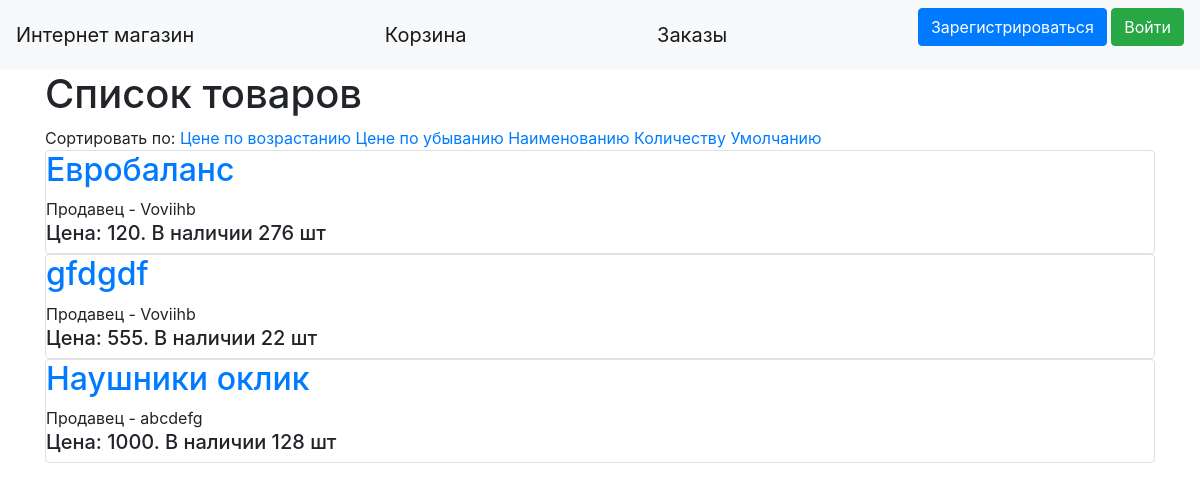
Page /main on the earlier database version.
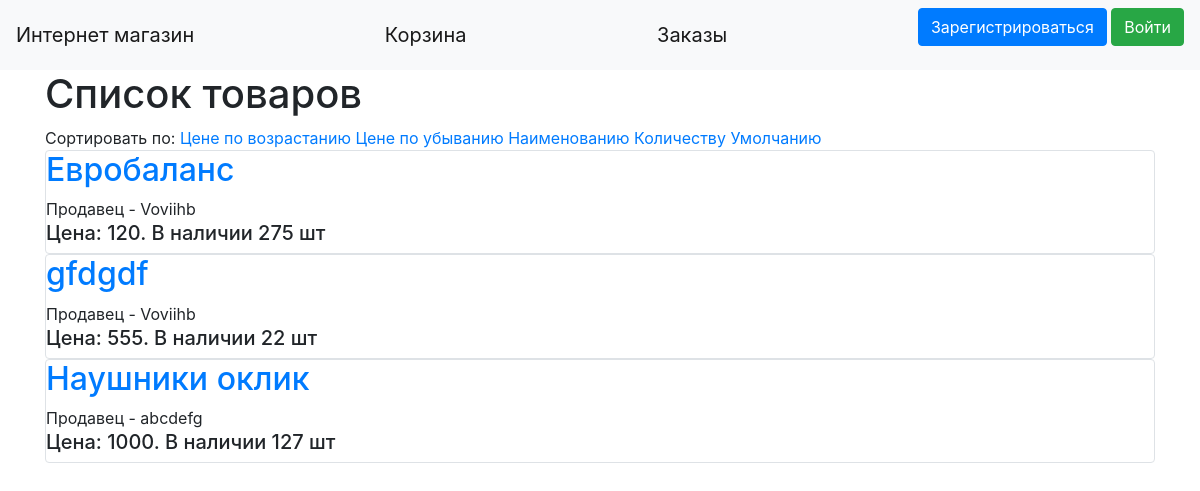
Same page on the later database version.
### data/products.py (models this page shows, shortened)
class Products(SqlAlchemyBase, SerializerMixin):
    __tablename__ = 'products'
    id = sqlalchemy.Column(sqlalchemy.Integer, primary_key=True, autoincrement=True)
    title = sqlalchemy.Column(sqlalchemy.String, nullable=True)
    quantity = sqlalchemy.Column(sqlalchemy.Integer, nullable=True)
    price = sqlalchemy.Column(sqlalchemy.Integer, nullable=True)
    description = sqlalchemy.Column(sqlalchemy.String, nullable=True)
    category = sqlalchemy.Column(sqlalchemy.String, nullable=True)
    user_id = sqlalchemy.Column(sqlalchemy.Integer, sqlalchemy.ForeignKey("users.id"))
    user = orm.relationship('User', foreign_keys="Products.user_id", backref="products")

### data/users.py (models this page shows, shortened)
class User(SqlAlchemyBase, UserMixin):
    __tablename__ = 'users'
    id = sqlalchemy.Column(sqlalchemy.Integer, primary_key=True, autoincrement=True)
    name = sqlalchemy.Column(sqlalchemy.String, nullable=True)
    about = sqlalchemy.Column(sqlalchemy.String, nullable=True)
    email = sqlalchemy.Column(sqlalchemy.String, index=True, unique=True, nullable=True)
    role = sqlalchemy.Column(sqlalchemy.Integer)
    hashed_password = sqlalchemy.Column(sqlalchemy.String, nullable=True)
    cart = sqlalchemy.Column(sqlalchemy.String, default="{}")
    balance = sqlalchemy.Column(sqlalchemy.Integer, default=0)
    created_date = sqlalchemy.Column(sqlalchemy.DateTime, default=datetime.datetime.now)

### main.py (the view)
@app.route("/")
@app.route("/main")
@app.route("/main/<sort_type>")
def index(sort_type="default"):
    db_sess = db_session.create_session()
    products = db_sess.query(Products)
    if sort_type == "sorted_by_name":
        products = [i for i in sorted(products, key=lambda x: x.title)]
    elif sort_type == "sorted_by_price_up":
        products = [i for i in sorted(products, key=lambda x: x.price)]
    elif sort_type == "sorted_by_price_down":
        products = [i for i in sorted(products, reverse=True, key=lambda x: x.price)]
    elif sort_type == "sorted_by_num":
        products = [i for i in sorted(products, key=lambda x: x.quantity)]
    return render_template("index.html", products=products, title="Главная")

### data/db_session.py (called while the page is built)
def create_session() -> Session:
    global __factory
    return __factory()

### templates/index.html (shortened to what this page needs)
{% extends "base.html" %}
{% block content %}
    <h1>Список товаров</h1>
    Сортировать по: <a href="/main/sorted_by_price_up">Цене по возрастанию</a> <a href="/main/sorted_by_price_down">Цене по убыванию</a>
    <a href="/main/sorted_by_name">Наименованию</a>  <a href="/main/sorted_by_num">Количеству</a> <a href="/main">Умолчанию</a>
    {% for item in products %}
        <div class="col-md6 border rounded">
            <h2><a href="/product/{{item.id}}">{{item.title}}</a></h2>
            <div>
                Продавец - {{ item.user.name }}
            </div>
            <div>
                <h5>Цена: {{ item.price }}. В наличии {{ item.quantity }} шт</h5>
            </div>
        </div>
    {% endfor %}
{% endblock %}

Differences in the rows shown:
changed Products "Евробаланс": quantity "276" → "275"
changed Products "Наушники оклик": quantity "128" → "127"
